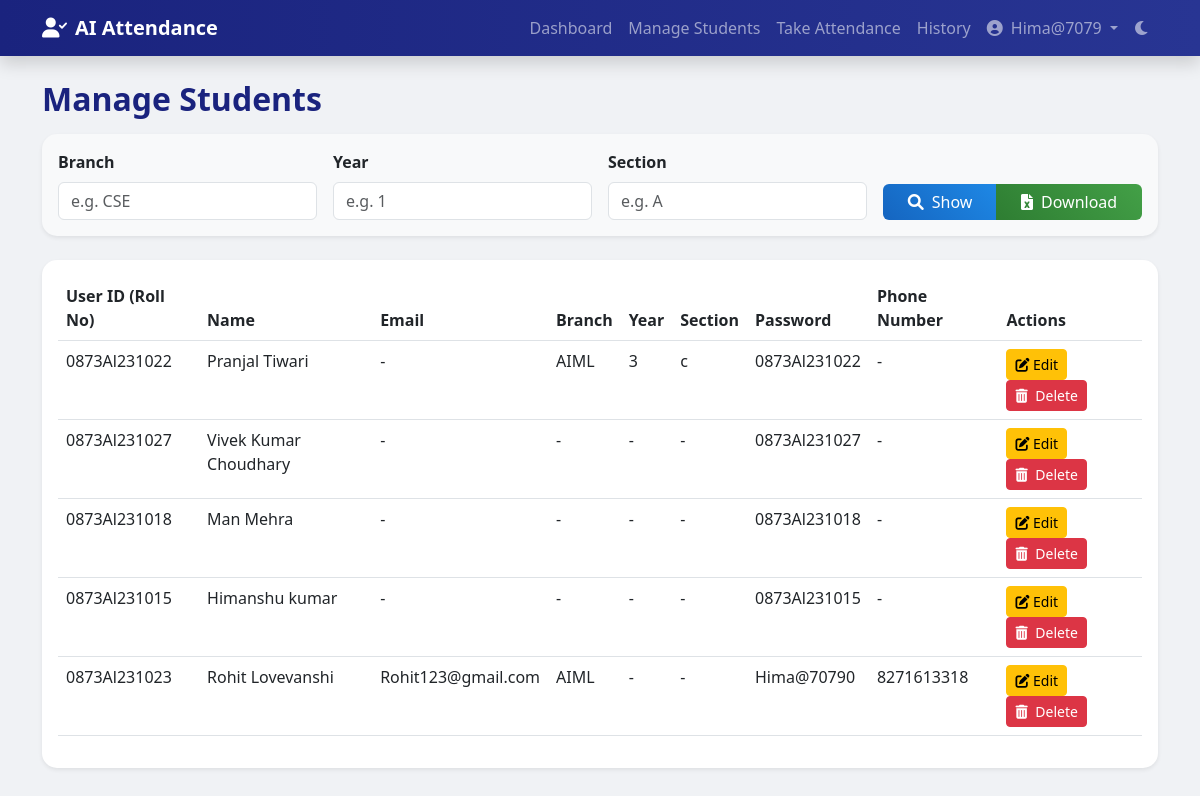
The page /core/manage_students/ (signed in) on the database as committed earlier.
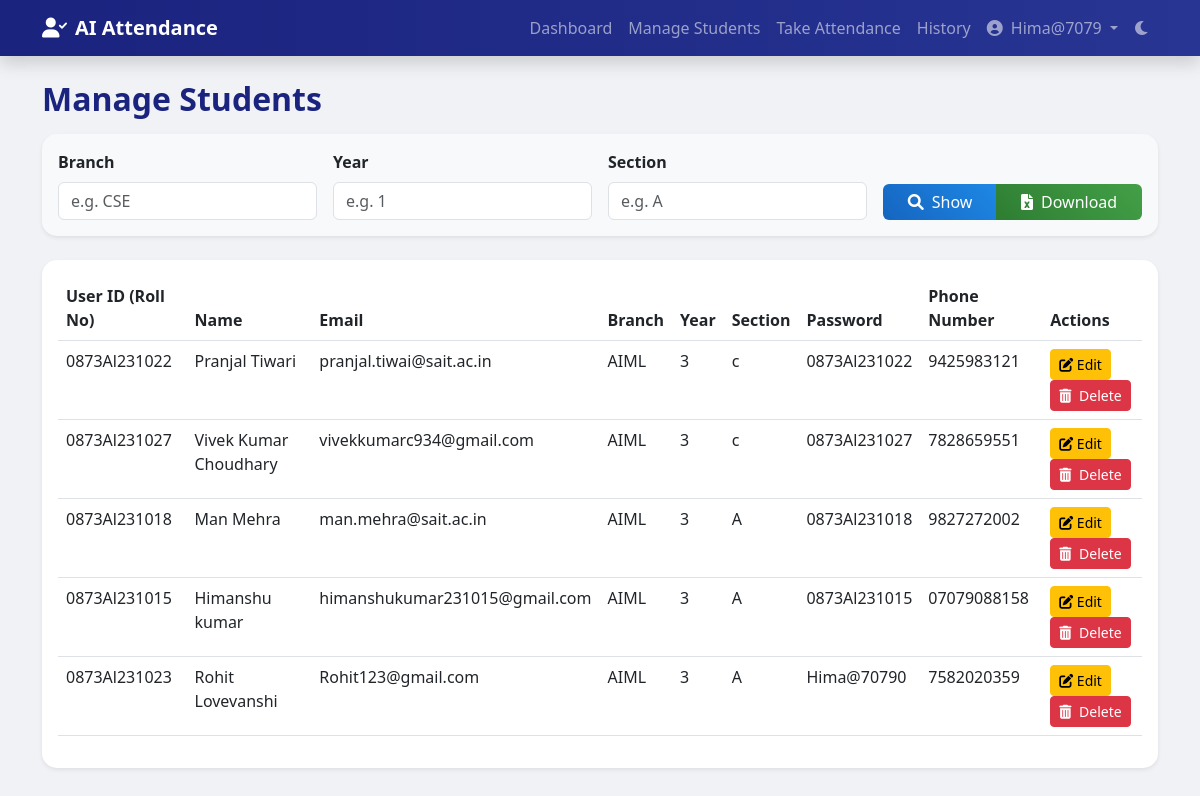
The same page on the database as committed later.
### core/models.py (models this page shows, shortened)
class Student(models.Model):
    user = models.OneToOneField(User, on_delete=models.CASCADE, null=True, blank=True)
    name = models.CharField(max_length=100)
    roll_number = models.CharField(max_length=20, unique=True)
    email = models.EmailField(max_length=100, null=True, blank=True)
    phone_number = models.CharField(max_length=15, null=True, blank=True)
    address = models.TextField(null=True, blank=True)
    date_of_birth = models.DateField(null=True, blank=True)
    department = models.CharField(max_length=100, null=True, blank=True)
    year = models.CharField(max_length=10, null=True, blank=True)
    section = models.CharField(max_length=10, null=True, blank=True)
    plain_password = models.CharField(max_length=128, null=True, blank=True)  # For display purposes only
    created_at = models.DateTimeField(auto_now_add=True)

### core/views.py (the view)
# urls.py: path('manage_students/', views.manage_students, name='manage_students'),
@user_passes_test(lambda u: u.is_superuser or u.is_staff)
def manage_students(request):
    branch = request.GET.get('branch')
    year = request.GET.get('year')
    section = request.GET.get('section')
    if branch and year and section:
         students = Student.objects.filter(
            department__icontains=branch,
            year__icontains=year,
            section__icontains=section
        ).order_by('roll_number')
    else:
        if request.user.is_superuser:
            students = Student.objects.all().order_by('-created_at') # Admin sees all
        else:
            students = Student.objects.none() # Teacher sees none
    assigned_subjects = None
    if not request.user.is_superuser and request.user.is_staff:
        assigned_subjects = TeacherSubject.objects.filter(teacher=request.user).values_list('subject', flat=True)
    for student in students:
        records = AttendanceRecord.objects.filter(student=student)
        if assigned_subjects is not None:
            records = records.filter(subject__in=assigned_subjects)
        total_classes = records.count()
        present_count = records.filter(status='Present').count()
        if total_classes > 0:
            percentage = round((present_count / total_classes) * 100, 1)
        else:
            percentage = 0
        student.attendance_percentage = percentage
        student.total_classes = total_classes
        student.present_count = present_count
    return render(request, 'manage_students.html', {'students': students})

### templates/manage_students.html (shortened to what the changed rows need)
{% extends 'base.html' %}
{% block content %}
<div class="row mb-4">
    <div class="col-md-12">
        <h2 class="header-title">
            {% if request.user.is_superuser %}Manage Students{% else %}Student Attendance{% endif %}
        </h2>
    </div>
</div>
{% if students or request.user.is_superuser %}
<div class="card shadow-sm">
    <div class="card-body">
        <div class="table-responsive">
            <table class="table table-hover">
                <thead>
                    <tr>
                        <th>User ID (Roll No)</th>
                        <th>Name</th>
                        {% if request.user.is_superuser %}
                        <th>Email</th>
                        <th>Branch</th>
                        <th>Year</th>
                        <th>Section</th>
                        <th>Password</th>
                        <th>Phone Number</th>
                        <th>Actions</th>
                        {% else %}
                        <th>Branch</th>
                        <th>Total Classes</th>
                        <th>Present</th>
                        <th>Attendance</th>
                        {% endif %}
                    </tr>
                </thead>
                <tbody>
                    {% for student in students %}
                    <tr>
                        <td>{{ student.roll_number }}</td>
                        <td>{{ student.name }}</td>
                        {% if request.user.is_superuser %}
                        <td>{{ student.email|default:"-" }}</td>
                        <td>{{ student.department|default:"-" }}</td>
                        <td>{{ student.year|default:"-" }}</td>
                        <td>{{ student.section|default:"-" }}</td>
                        <td>{{ student.plain_password|default:student.roll_number }}</td>
                        <td>{{ student.phone_number|default:"-" }}</td>
                        <td>
                            <a href="{% url 'edit_student' student.id %}" class="btn btn-warning btn-sm me-1">
                                <i class="fas fa-edit"></i> Edit
                            </a>
                            <form action="{% url 'delete_student' student.id %}" method="post" class="d-inline"
                                onsubmit="return confirm('Are you sure you want to delete this student? This action cannot be undone.');">
                                <button type="submit" class="btn btn-danger btn-sm">
                                    <i class="fas fa-trash-alt me-1"></i> Delete
                                </button>
                            </form>
                        </td>
                        {% endif %}
                    </tr>
                    {% empty %}
                    <tr>
                        <td colspan="{% if request.user.is_superuser %}9{% else %}4{% endif %}"
                            class="text-center text-muted">No students found.</td>
                    </tr>
                    {% endfor %}
                </tbody>
            </table>
        </div>
    </div>
</div>
{% elif not request.user.is_superuser %}
<div class="alert alert-info text-center mt-4">
    <i class="fas fa-info-circle me-2"></i> Please enter Branch, Year, and Section to view student attendance.
</div>
{% endif %}
{% endblock %}

Rows that differ between the two databases and show on the page:
changed Student "0873Al231022": email "-" → "pranjal.tiwai@sait.ac.in"; phone_number "-" → "9425983121"
changed Student "0873Al231027": email "-" → "vivekkumarc934@gmail.com"; department "-" → "AIML"; year "-" → "3"; section "-" → "c"; phone_number "-" → "7828659551"
changed Student "0873Al231018": email "-" → "man.mehra@sait.ac.in"; department "-" → "AIML"; year "-" → "3"; section "-" → "A"; phone_number "-" → "9827272002"
changed Student "0873Al231015": email "-" → "himanshukumar231015@gmail.com"; department "-" → "AIML"; year "-" → "3"; section "-" → "A"; phone_number "-" → "07079088158"
changed Student "0873Al231023": year "-" → "3"; section "-" → "A"; phone_number "8271613318" → "7582020359"
